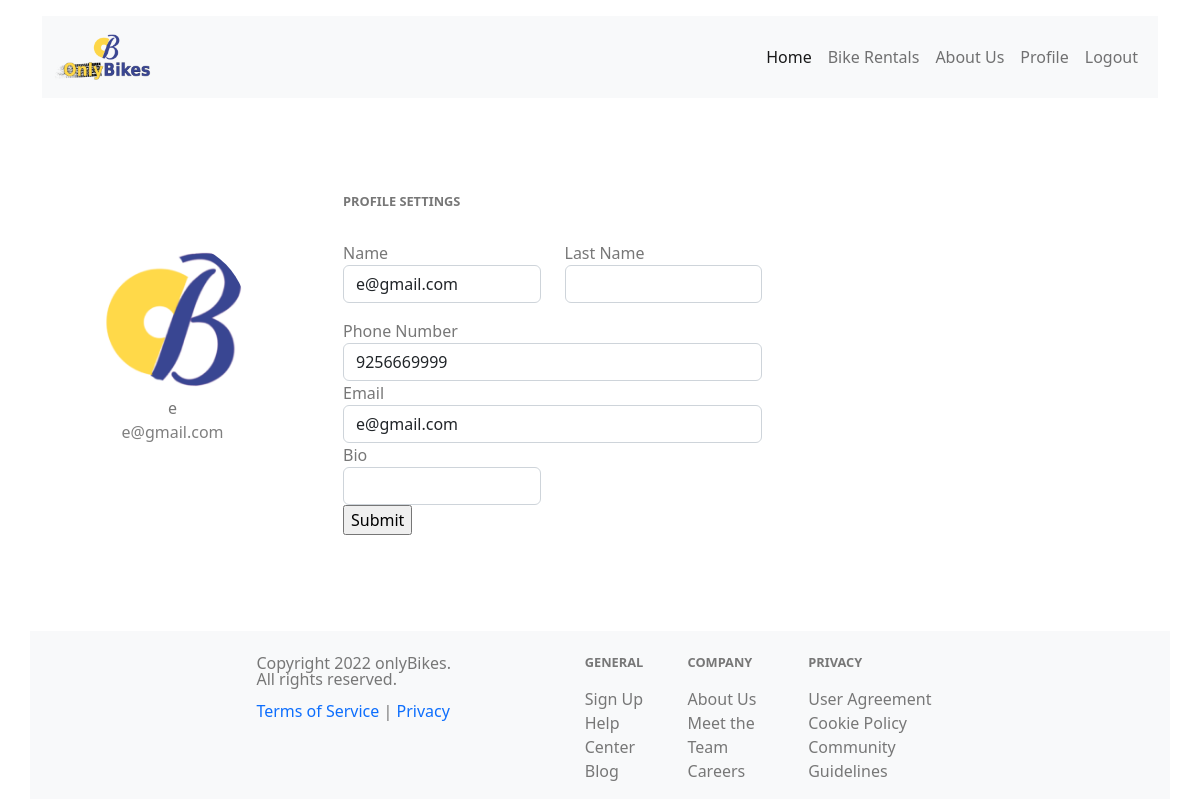
/profile/ (signed in), run on the app's committed database.
### onlyBikesApp/models.py (models this page shows)
class User(AbstractUser):
    profile_image = models.ImageField(default ='/default.png')
    bio = models.CharField(max_length=1000)
    bikes = models.ManyToManyField(BikeModel, blank=True)
    phone_number = models.CharField(max_length=10)
    REQUIRED_FIELDS = ['email', 'password']
    pass

### onlyBikesApp/views.py (the view)
# urls.py: path('profile/', views.profile, name ='profile'),
@login_required
def profile(request):
    return render(request, 'profile.html')

### onlyBikesApp/templates/profile.html (shortened to what this page needs)
{% extends 'layout/base.html' %}
{% load static %}
{% block header %}
<link rel="stylesheet" href="{% static 'css/show.css'%}">
{% endblock  %}
{% block body %}
<form action="update_profile/" method ="post">
<div class="container rounded bg-white mt-5 mb-5">
    <div class="row">
        <div class="col-md-3 border-right">
            <div class="d-flex flex-column align-items-center text-center p-3 py-5"><img class="rounded-circle mt-5" width="150px" src="{{user.profile_image.url}}" name=username><span class="font-weight-bold">{{user.username}}</span><span class="text-black-50">{{user.email}}</span></div>
        </div>
        <div class="col-md-5 border-right">
            <div class="p-3 py-5">
                <div class="d-flex justify-content-between align-items-center mb-3">
                    <h4 class="text-right">Profile Settings</h4>
                </div>
                <div class="row mt-2">
                    <div class="col-md-6"><label class="labels">Name</label><input type="text" class="form-control" placeholder="{{user.first_name}}" value="{{user.first_name}}" name="first"></div>
                    <div class="col-md-6"><label class="labels">Last Name</label><input type="text" class="form-control" value="{{user.last_name}}" placeholder="{{user.last_name}}" name="last"></div>
                </div>
                <di class="row mt-3">
                    <div class="col-md-12"><label class="labels">Phone Number</label><input type="text" class="form-control" placeholder="{{user.phone_number}}" value="{{user.phone_number}}" name="phone"></div>
                    <div class="col-md-12"><label class="labels">Email</label><input type="text" class="form-control" placeholder="{{user.email}}" value="{{user.email}}" name="email"></div>
                    <div class="col-md-6"><label class="labels">Bio</label><input type="text" class="form-control" value="{{user.bio}}" placeholder="{{user.bio}}" name="bio"></div>
                </di>
                <input type="submit" value="Submit">
            </div>
        </div>
    </div>
</div>
</form>
{% endblock  %}

### onlyBikesApp/static/css/base.css (style rules this page uses)
body { color: #777; box-sizing: border-box; }
h4 { font-size: 0.8rem; font-weight: bold; text-transform: uppercase; margin-bottom: 1rem; }

### data on the page
User: profile_image (placeholder picture), username "e", email "e@gmail.com", first "e@gmail.com", phone "9256669999"
